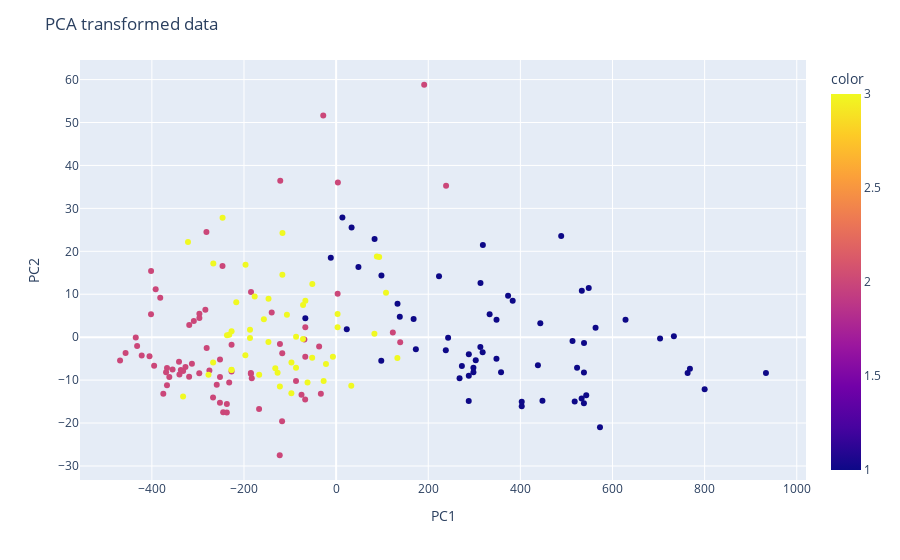

Here is the notebook cell this chart was saved with:
### Markdown cell above
### 2.5. Visualizing Data

### Code cell
# Create a scatter plot using Plotly to visualize the PCA-transformed data.
fig = px.scatter(x=X_transformed[:,0], y=X_transformed[:,1], color=y)
fig.update_layout(
    title="PCA transformed data",
    xaxis_title="PC1",
    yaxis_title="PC2"
)
fig.show()

### Figure 1 — Plotly figure (JSON) as saved in the notebook; plotly's stock layout.template omitted (floating-point values rounded to 4 significant figures; data arrays with more than 128 entries replaced by an {"elided": "..."} marker saying what was removed)
{"data": [{"hovertemplate": "x=%{x}<br>y=%{y}<br>color=%{marker.color}<extra></extra>", "legendgroup": "", "marker": {"color": {"elided": "178 int values"}, "coloraxis": "coloraxis", "symbol": "circle"}, "mode": "markers", "name": "", "orientation": "v", "showlegend": false, "type": "scatter", "x": {"elided": "178 float values"}, "xaxis": "x", "y": {"elided": "178 float values"}, "yaxis": "y"}], "layout": {"coloraxis": {"colorbar": {"title": {"text": "color"}}, "colorscale": [[0, "#0d0887"], [0.1111, "#46039f"], [0.2222, "#7201a8"], [0.3333, "#9c179e"], [0.4444, "#bd3786"], [0.5556, "#d8576b"], [0.6667, "#ed7953"], [0.7778, "#fb9f3a"], [0.8889, "#fdca26"], [1, "#f0f921"]]}, "legend": {"tracegroupgap": 0}, "margin": {"t": 60}, "title": {"text": "PCA transformed data"}, "xaxis": {"anchor": "y", "domain": [0, 1], "title": {"text": "PC1"}}, "yaxis": {"anchor": "x", "domain": [0, 1], "title": {"text": "PC2"}}}}
